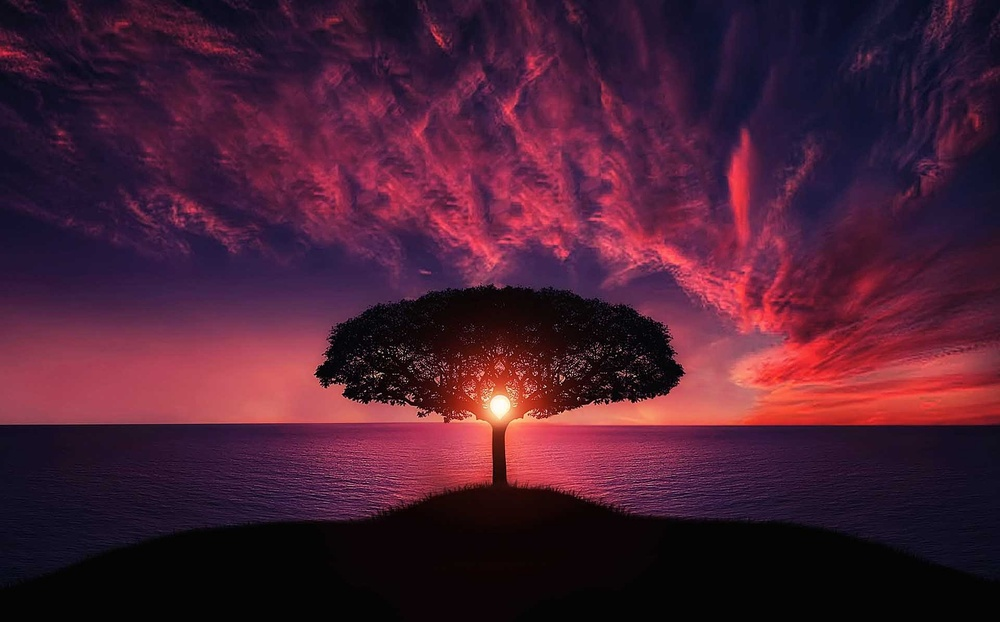
#> input picture openCV_materials/input/test2.jpg, 1000 x 622 px, shrunk from 1920 x 1195 before the run
$ jupyter execute image2pencil.ipynb
#> lines starting #> are read from the running program, lines starting #| are printed output that depends on the picture
# Image to pencil sketch with OpenCV

#### if not installed, install opencv-python and matplotlib
```bash
pip install opencv-python
pip install matplotlib
```

[cell 1]
# import libraries
import cv2
import numpy as np
import matplotlib.pyplot as plt

[cell 2]
# Load the image
image_path = './input/test2.jpg'
image = cv2.imread(image_path)
#> image is the input picture: shape (622, 1000, 3); mean B, G, R 51.2, 30.4, 73.6

[cell 3]
# Display the original image
plt.figure(figsize=(8, 8))
plt.subplot(1, 2, 1)
plt.imshow(cv2.cvtColor(image, cv2.COLOR_BGR2RGB))
plt.title('Original Image')
plt.axis('off')

# Show the plots
plt.tight_layout()
plt.show()

[cell 4]
# Convert the image to grayscale
gray_image = cv2.cvtColor(image, cv2.COLOR_BGR2GRAY)
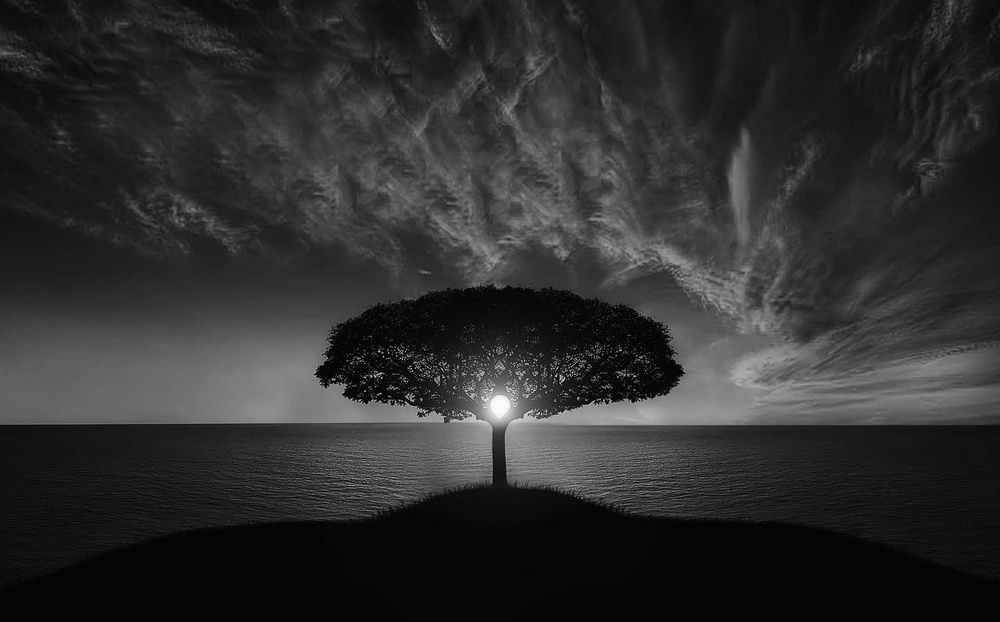
#> gray_image: shape (622, 1000); min 0, max 253, mean 45.7

# Invert the grayscale image
inverted_image = cv2.bitwise_not(gray_image)
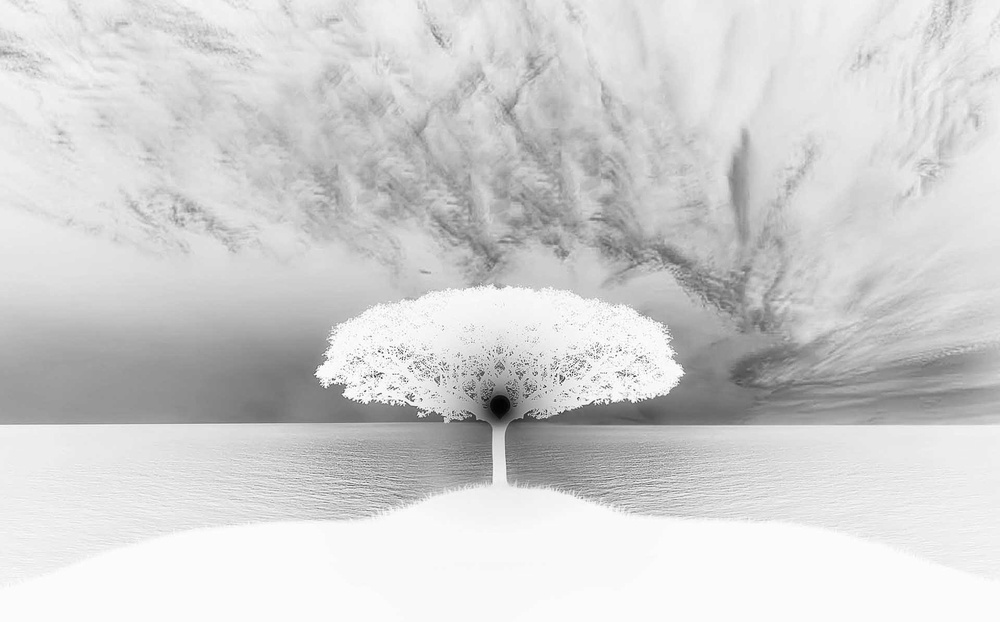
#> inverted_image: shape (622, 1000); min 2, max 255, mean 209.3

# Apply Gaussian blur to the inverted image
blurred_image = cv2.GaussianBlur(inverted_image, (21, 21), 0)

# Invert the blurred image
inverted_blurred_image = cv2.bitwise_not(blurred_image)

# Create the pencil sketch image by blending the inverted blurred image with the original color image
pencil_sketch_image = cv2.divide(gray_image, inverted_blurred_image, scale=256.0)
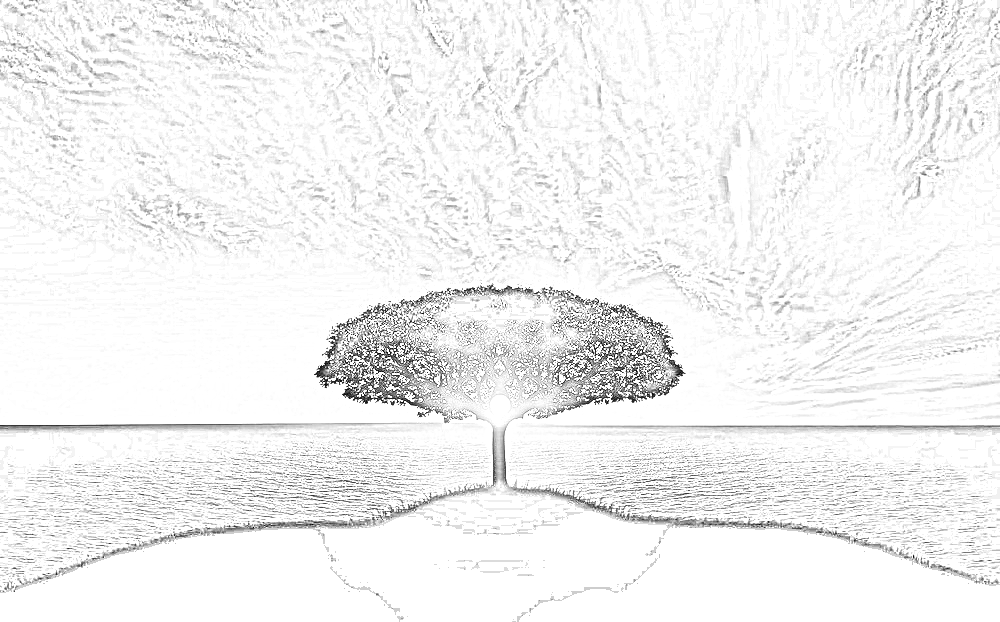
#> pencil_sketch_image: shape (622, 1000); min 0, max 255, mean 242.4

$ run again, with openCV_materials/input/test3.jpg copied over openCV_materials/input/test2.jpg
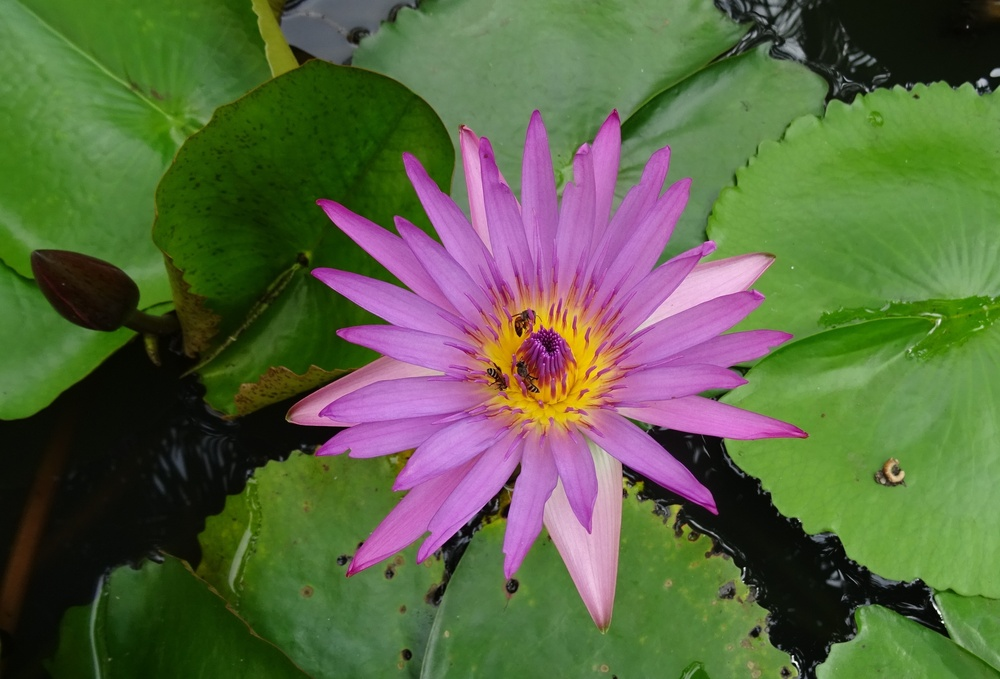
#> input picture openCV_materials/input/test3.jpg, 1000 x 679 px, shrunk from 2894 x 1965 before the run
#> image is the input picture: shape (679, 1000, 3); mean B, G, R 67.2, 101.5, 89.8
#> `inverted_blurred_image = cv2.bitwise_not(blurred_image)`:
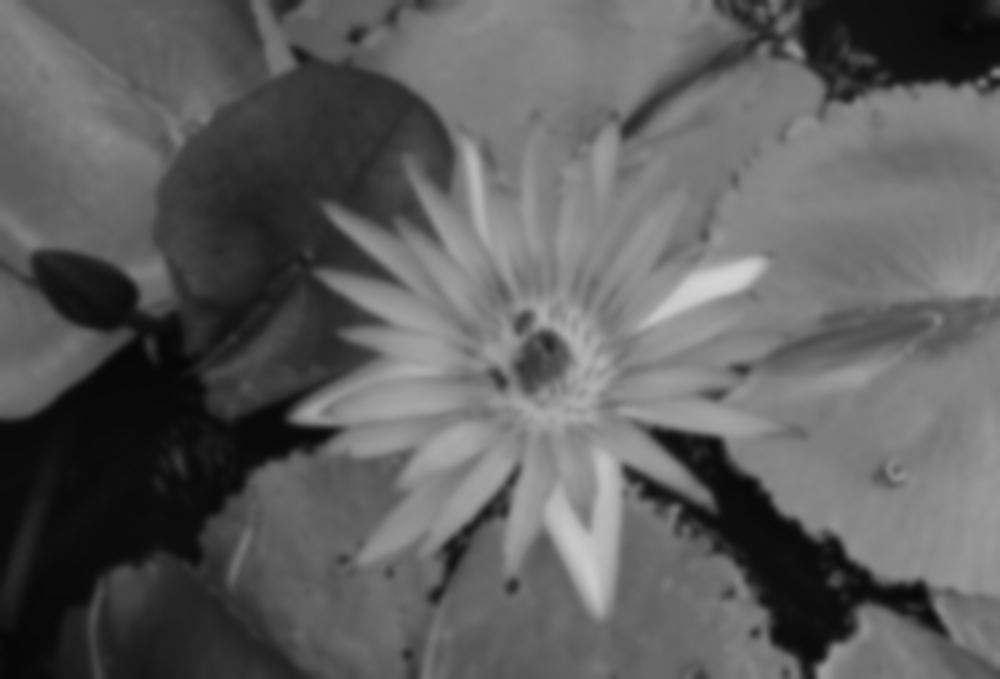
#> inverted_blurred_image: shape (679, 1000); min 6, max 211, mean 94.1
#> `pencil_sketch_image = cv2.divide(gray_image, inverted_blurred_image, s..`:
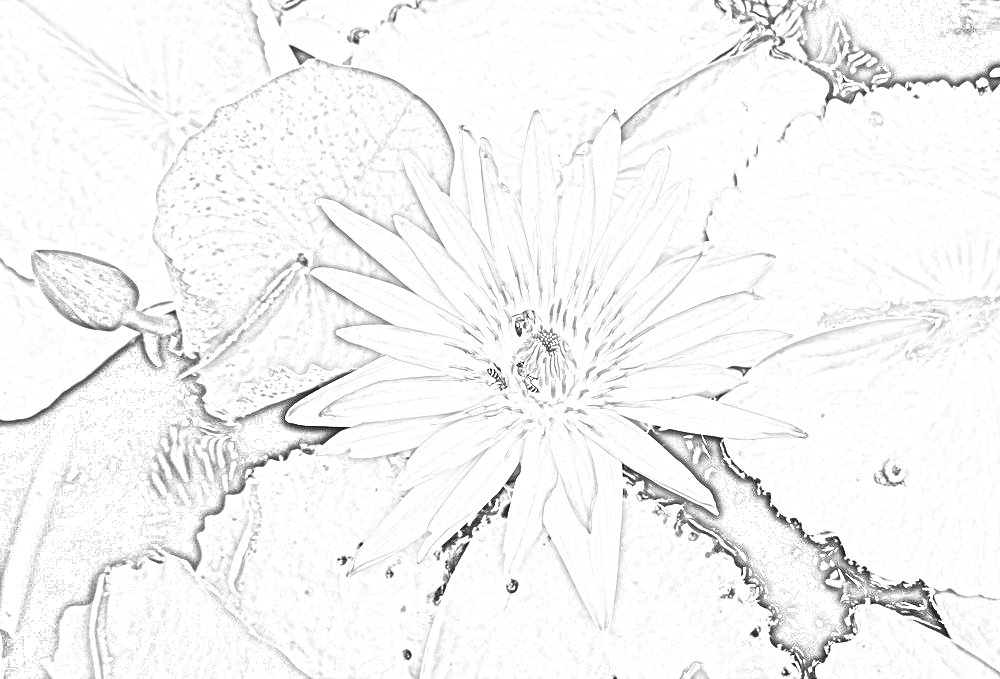
#> pencil_sketch_image: shape (679, 1000); min 3, max 255, mean 244.8

$ run again, with openCV_materials/input/challenge1.jpg copied over openCV_materials/input/test2.jpg
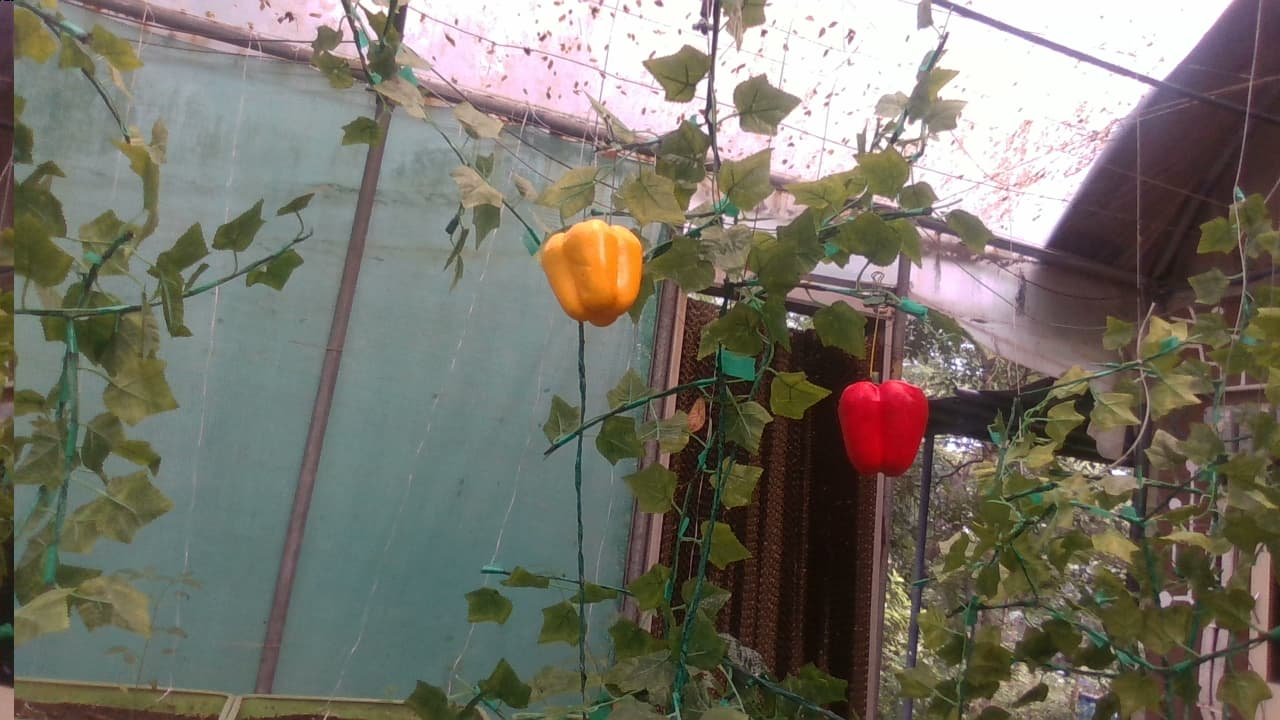
#> input picture openCV_materials/input/challenge1.jpg, 1280 x 720 px
#> image is the input picture: shape (720, 1280, 3); mean B, G, R 105.6, 116.1, 118.9
#> `blurred_image = cv2.GaussianBlur(inverted_image, (21, 21), 0)`:
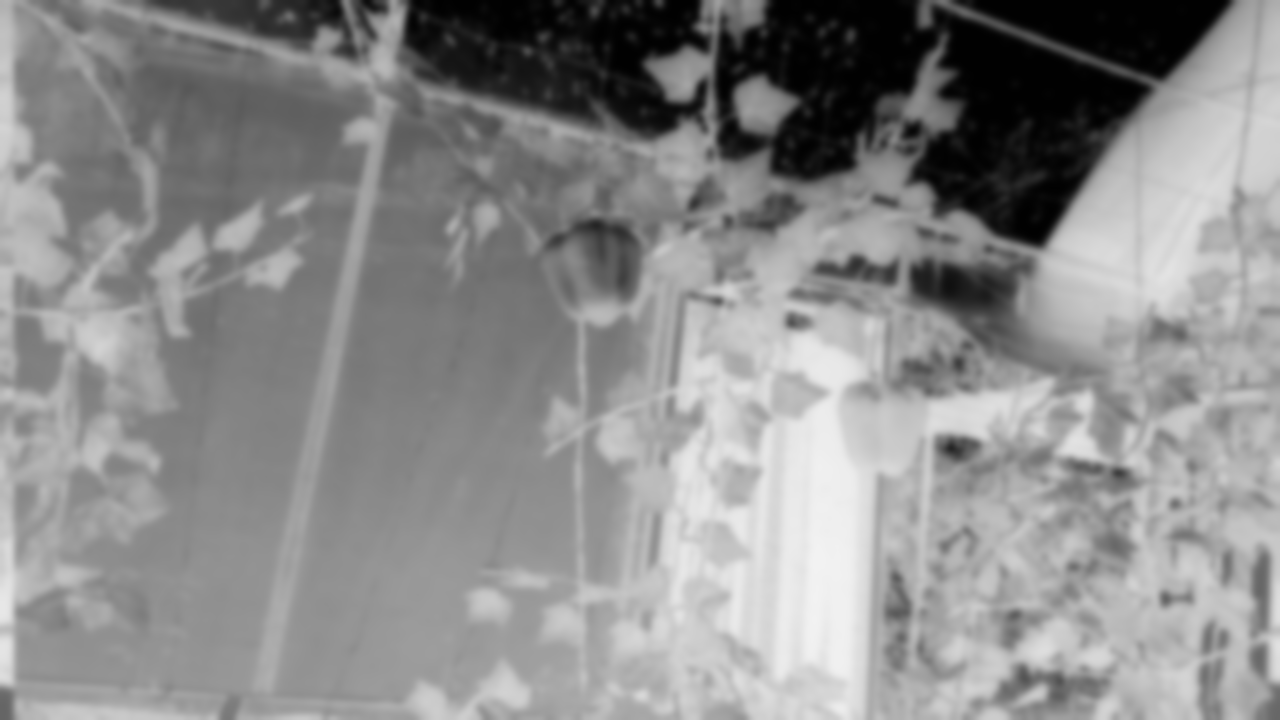
#> blurred_image: shape (720, 1280); min 1, max 242, mean 139.3
#> `pencil_sketch_image = cv2.divide(gray_image, inverted_blurred_image, s..`:
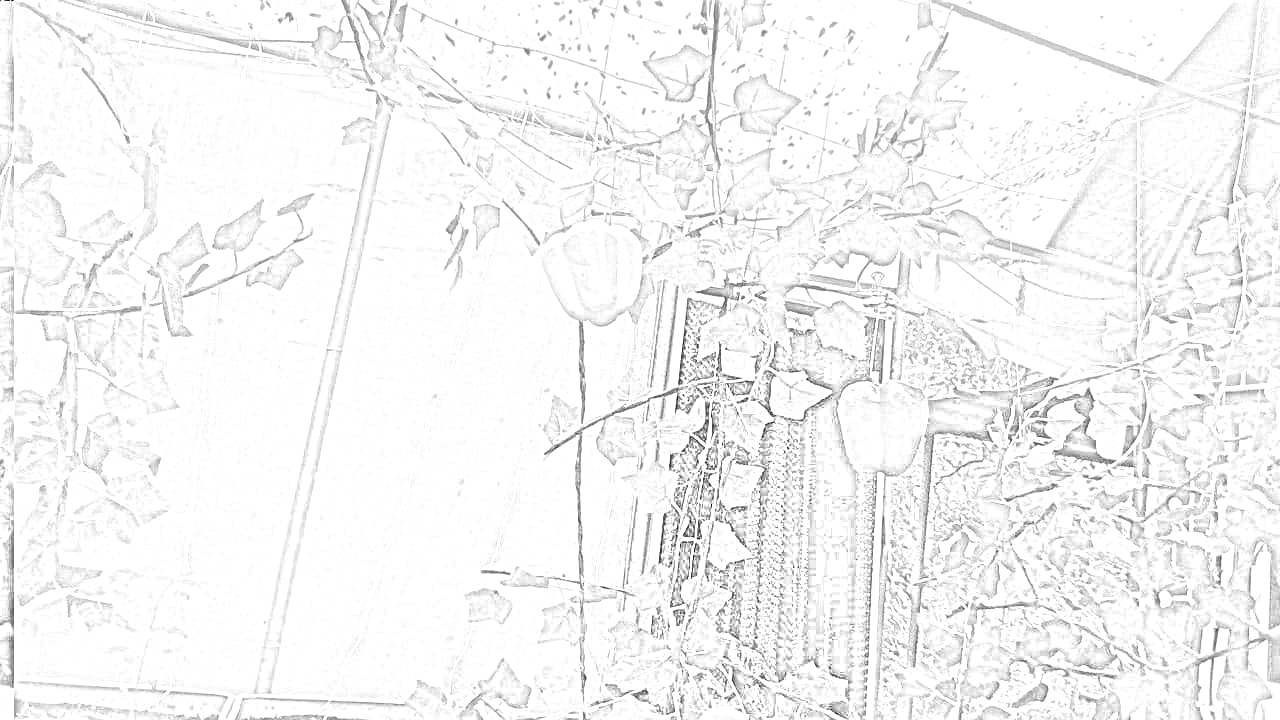
#> pencil_sketch_image: shape (720, 1280); min 9, max 255, mean 244.5
